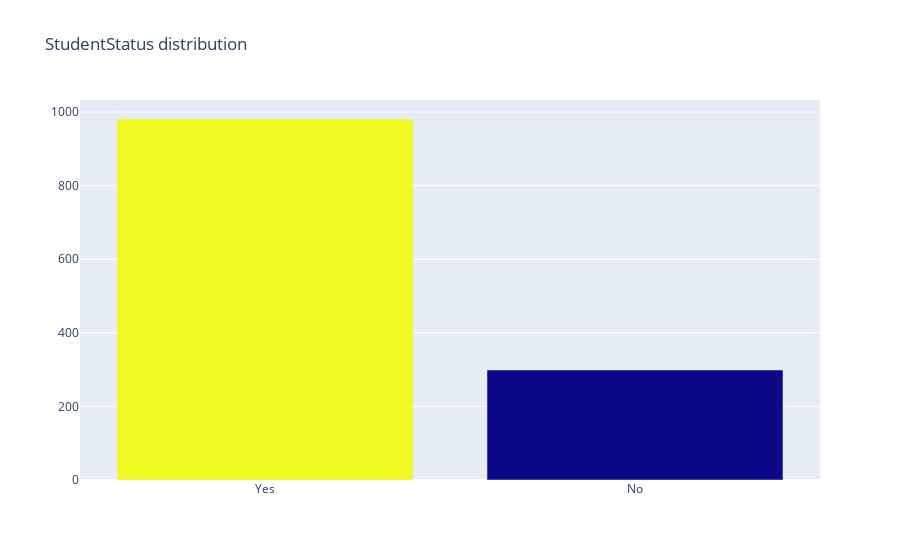

Here is the notebook cell this chart was saved with:
### Markdown cell above
Majority of them have less than 5 years of experience.!

**Students Analysis:**

**Student Status:**

This field tells whether the respondent has currently enrolled as a student at a degree granting school or not. This question is asked only for the people who are not working.

### Code cell
cnt_srs = mcr_df['StudentStatus'].value_counts()

trace = go.Bar(
    x=cnt_srs.index,
    y=cnt_srs.values,
    marker=dict(
        #color = np.random.randn(500), #set color equal to a variable
        color = cnt_srs.values,
        showscale=False
    ),
)

layout = go.Layout(
    title='StudentStatus distribution'
)

data = [trace]
fig = go.Figure(data=data, layout=layout)
py.iplot(fig, filename="studentstatus")

### Figure 1 — Plotly figure (JSON) as saved in the notebook; plotly's stock layout.template omitted (floating-point values rounded to 4 significant figures)
{"data": [{"marker": {"color": [981, 299], "showscale": false}, "type": "bar", "x": ["Yes", "No"], "y": [981, 299]}], "layout": {"title": {"text": "StudentStatus distribution"}}}
